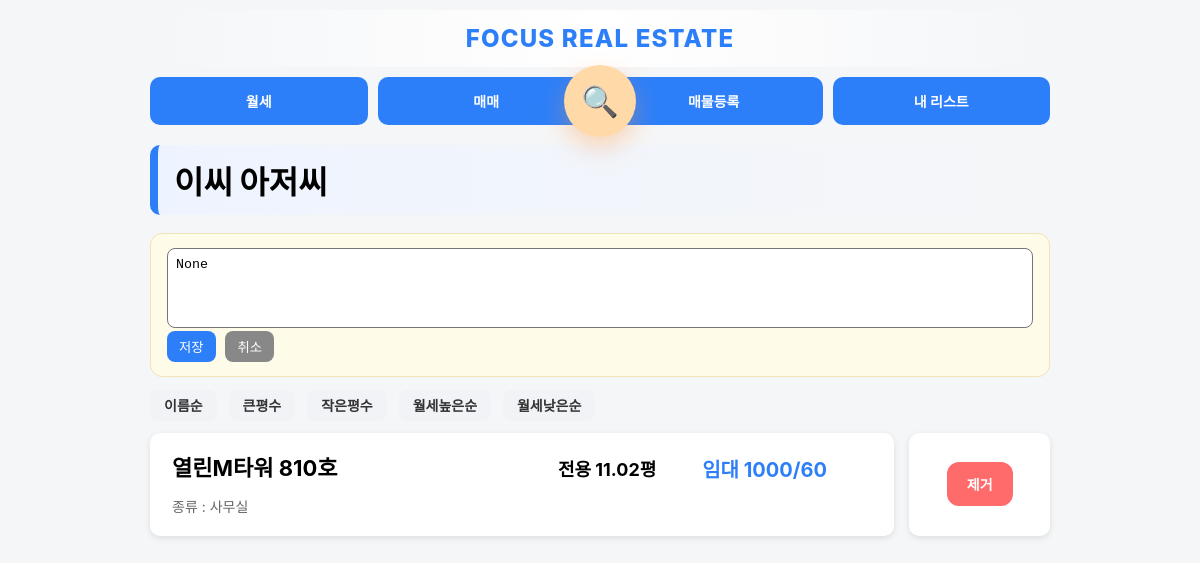
Page /collections/2 (signed in) on the earlier database version.
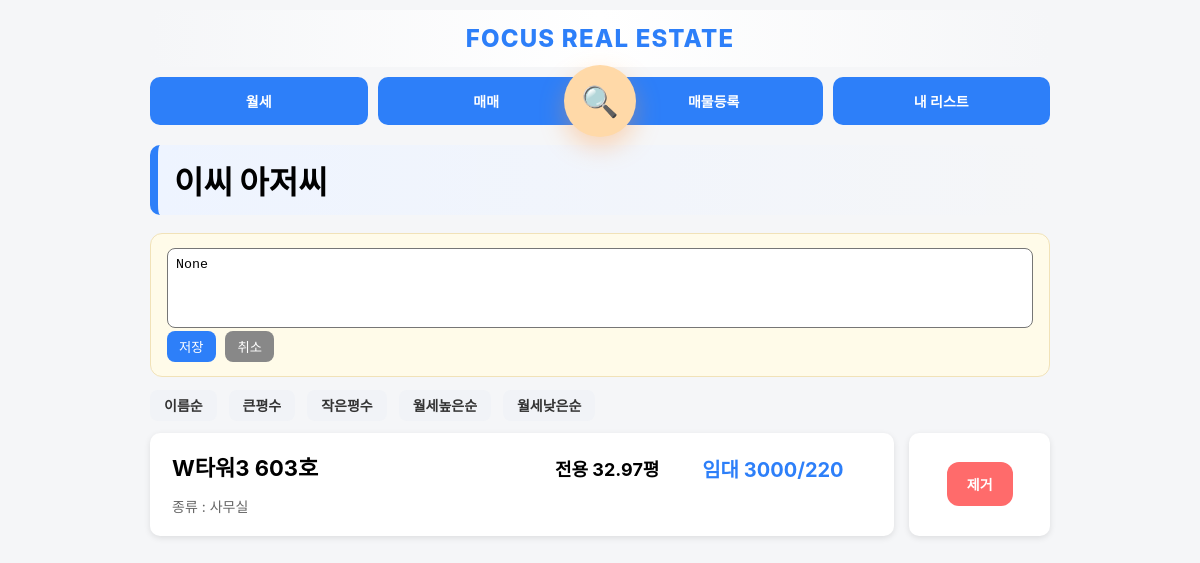
Same page on the later database version.
### app.py (models this page shows)
class Collection(db.Model):
    id = db.Column(db.Integer, primary_key=True)
    title = db.Column(db.String(200))
    memo = db.Column(db.String(200))
    created_at = db.Column(db.String(50))

class Property(db.Model):
    status = db.Column(db.String(20), default='available')
    property_type = db.Column(db.String(50))
    id = db.Column(db.Integer, primary_key=True)
    building_name = db.Column(db.String(200))
    exclusive_area = db.Column(db.Float)
    contract_area = db.Column(db.Float)
    deposit = db.Column(db.Integer)
    rent = db.Column(db.Integer)
    sale_price = db.Column(db.Integer)
    category = db.Column(db.String(20))
    status = db.Column(db.String(20), default='available')

### app.py (the view, shortened to what this page needs)
@app.route("/collections/<int:id>")
@login_required
def collection_detail(id):
    collection = Collection.query.get(id)
    sort = request.args.get("sort", "")
    items = CollectionItem.query.filter_by(collection_id=id).all()
    properties = []
    for item in items:
        p = Property.query.get(item.property_id)
        if p:
            p.collection_item_id = item.id
            properties.append(p)
    if sort == "name":
        properties = sorted(properties, key=lambda x: x.building_name)
    elif sort == "area_desc":
        properties = sorted(properties, key=lambda x: x.exclusive_area, reverse=True)
    elif sort == "area_asc":
        properties = sorted(properties, key=lambda x: x.exclusive_area)
    elif sort == "rent_desc":
        properties = sorted(properties, key=lambda x: x.rent, reverse=True)
    elif sort == "rent_asc":
        properties = sorted(properties, key=lambda x: x.rent)
    return render_template(
        "collection_detail.html",
        collection=collection,
        properties=properties,
        sort=sort
    )

### app.py (called while the page is built)
@login_manager.user_loader
def load_user(user_id):
    return User.query.get(int(user_id))

### templates/collection_detail.html (shortened to what this page needs)
{% extends "base.html" %}
{% block content %}
<div class="section-title">{{ collection.title }}</div>
<div class="memo-card">
    <div id="memo-edit" {% if collection.memo %}style="display:none"{% endif %}>
        <textarea id="memo-input" maxlength="200"
        placeholder="메모를 입력하세요 (최대 200자)">{{ collection.memo }}</textarea>
        <div class="memo-actions">
            <button onclick="saveMemo()">저장</button>
            <button onclick="cancelMemo()">취소</button>
        </div>
    </div>
</div>
<div class="sort-bar">
    <a href="?sort=name">이름순</a>
    <a href="?sort=area_desc">큰평수</a>
    <a href="?sort=area_asc">작은평수</a>
    <a href="?sort=rent_desc">월세높은순</a>
    <a href="?sort=rent_asc">월세낮은순</a>
</div>
<div class="list-detail-container">
{% for p in properties %}
<div class="detail-row">
    <div class="card property-card">
        <div class="property-header">
            <div class="property-title">{{ p.building_name }}</div>
            <div class="property-center">
                전용 {{ p.exclusive_area }}평
            </div>
            <div class="property-price">
                {% if p.deposit and p.rent %}
                    임대 {{ p.deposit }}/{{ p.rent }}
                {% else %}
                    매매 {{ p.sale_price }}
                {% endif %}
            </div>
        </div>
        <div class="property-type">
            종류 : {{ p.property_type }}
        </div>
    </div>
    <div class="card action-card">
        <a href="/collections/remove/{{ collection.id }}/{{ p.id }}"
           class="remove-btn"
           onclick="return confirm('리스트에서 제거할까요?')">
           제거
        </a>
    </div>
</div>
{% endfor %}
</div>
{% endblock %}

### templates/base.html (shortened to what this page needs)
<!DOCTYPE html>
<html>
<head>
</head>
<body>
<div class="container">
    <div class="site-header">
         FOCUS REAL ESTATE
    </div>
    <div class="menu-wrapper">
    <div class="menu">
        <a href="/?mode=rent">월세</a>
        <a href="/?mode=sale">매매</a>
        <a href="/register" class="pc-only">매물등록</a>
        <a href="/collections">내 리스트</a>
    </div>
    <a href="/search" class="search-fab" title="매물 검색">
        🔍
    </a>
</div>
{% block content %}
{% endblock %}
</div>
</body>
</html>

### templates/base.html (style rules this page uses)
.site-header { text-align: center; font-size: 24px; font-weight: 800; letter-spacing: 1.2px; padding: 14px 0; color: #2d7ff9; background: linear-gradient(to right, #f5f6f8, #ffffff, #f5f6f8); border-radius: 12px; margin-bottom: 10px; }
body { font-size: 14px; }
@media (min-width: 801px) { .menu { display: flex !important; flex-direction: row !important; justify-content: space-between !important; gap: 10px !important; } }
@media (min-width: 801px) { .menu a { flex: 1 !important; } }
body { font-family: -apple-system, BlinkMacSystemFont, "Segoe UI", Roboto, sans-serif; margin: 0; padding: 0; background: #f5f6f8; }
.container { max-width: 900px; margin: 0 auto; padding: 10px; }
.menu { display: grid; grid-template-columns: repeat(3, 1fr); gap: 8px; margin-bottom: 15px; }
.menu a { text-align: center; padding: 14px 10px; background: #2d7ff9; color: white; border-radius: 10px; text-decoration: none; font-size: 14px; font-weight: bold; }
.card { background: white; padding: 12px; border-radius: 10px; margin-bottom: 10px; box-shadow: 0 2px 6px rgba(0,0,0,0.1); }
.menu-wrapper { position: relative; margin-bottom: 20px; }
.search-fab { position: absolute; left: 50%; top: 50%; transform: translate(-50%, -50%); width: 72px; height: 72px; border-radius: 50%; background: #ffd9a8; color: #ff8a00; display: flex; align-items: center; justify-content: center; font-size: 30px; text-decoration: none; box-shadow: 0 10px 25px rgba(255,150,60,0.35); transition: all 0.18s ease; z-index: 10; animation: floaty 2.4s ease-in-out infinite; }
.property-card { transition: transform 0.18s ease, box-shadow 0.18s ease; cursor: pointer; }

### templates/collection_detail.html (style rules this page uses)
.section-title { font-size: 32px; font-weight: 900; margin-bottom: 18px; padding: 12px 16px; border-radius: 10px; background: linear-gradient(to right, #eef4ff, transparent); border-left: 8px solid #2d7ff9; }
.sort-bar { margin-bottom: 18px; }
.sort-bar a { margin-right: 8px; padding: 7px 14px; border-radius: 8px; background: #f1f3f7; text-decoration: none; color: #333; font-weight: 600; transition: 0.15s; }
.detail-row { display: flex; gap: 15px; align-items: stretch; margin-bottom: 15px; }
.property-card { flex: 3; padding: 20px 22px; }
.action-card { flex: 0.5; min-width: 110px; display: flex; align-items: center; justify-content: center; }
.property-header { display: grid; grid-template-columns: 2fr 1fr 1fr; align-items: center; gap: 10px; margin-bottom: 12px; }
.property-title { font-size: 22px; font-weight: bold; line-height: 1.4; }
.property-center { text-align: center; font-size: 18px; font-weight: bold; }
.property-price { font-size: 20px; font-weight: bold; color: #2d7ff9; }
.property-type { color: #666; font-size: 14px; }
.remove-btn { background: #ff6b6b; color: white; padding: 12px 20px; border-radius: 12px; text-decoration: none; font-weight: bold; transition: 0.15s; }
.memo-card { background: #fffbe9; border-radius: 12px; padding: 14px 16px; margin-bottom: 18px; border: 1px solid #f1e2b8; }
.memo-actions button { margin-right: 6px; padding: 6px 12px; border-radius: 8px; border: none; background: #2d7ff9; color: white; cursor: pointer; }
.memo-actions button:last-child { background: #888; }
.memo-card textarea { width: 100%; height: 80px; resize: none; border-radius: 8px; padding: 8px; box-sizing: border-box; }

Differences in the rows shown:
changed Property "사무실": building_name "열린M타워 810호" → "W타워3 603호"; exclusive_area "11.02" → "32.97"; deposit "1000" → "3000"; rent "60" → "220"
